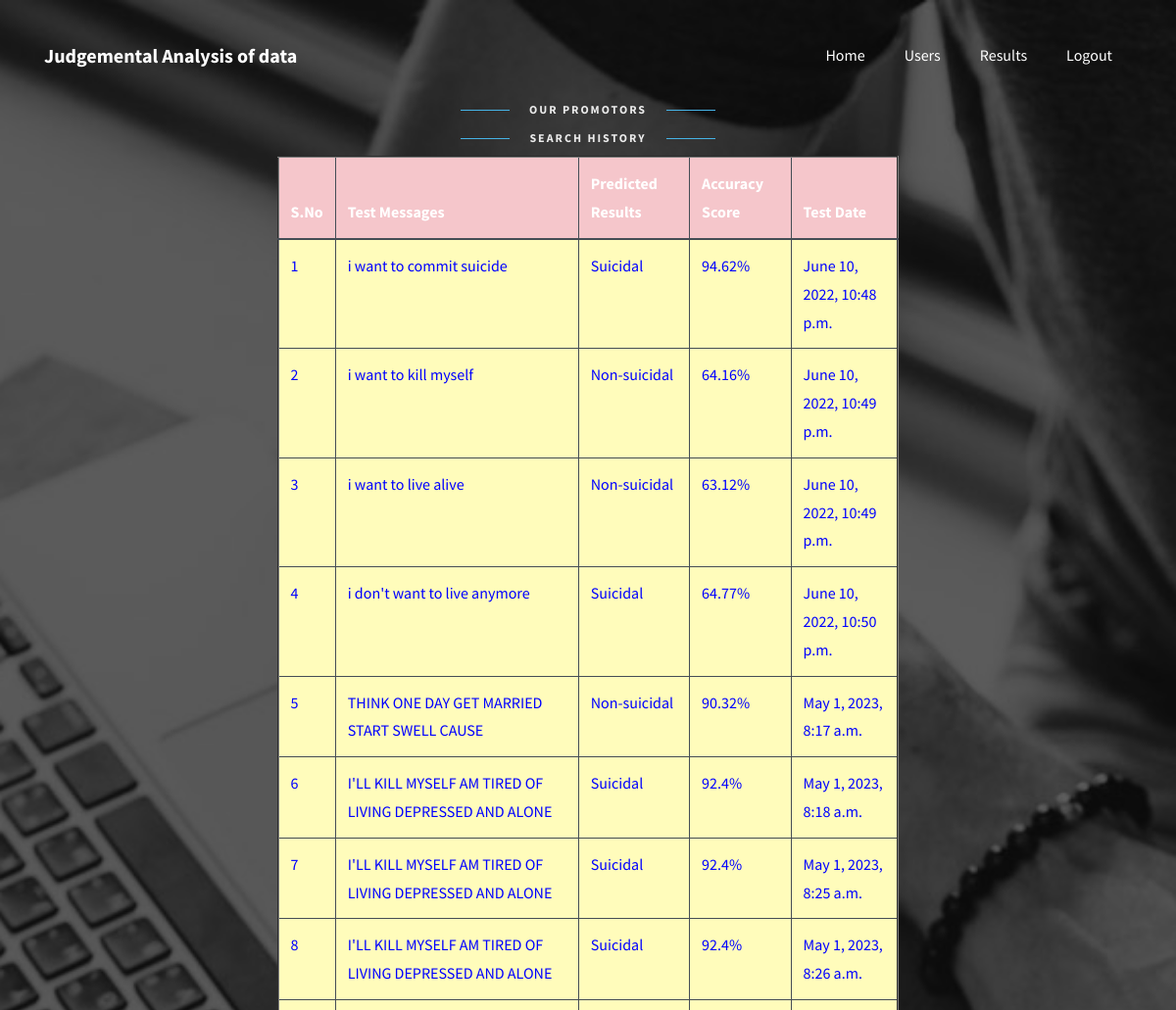
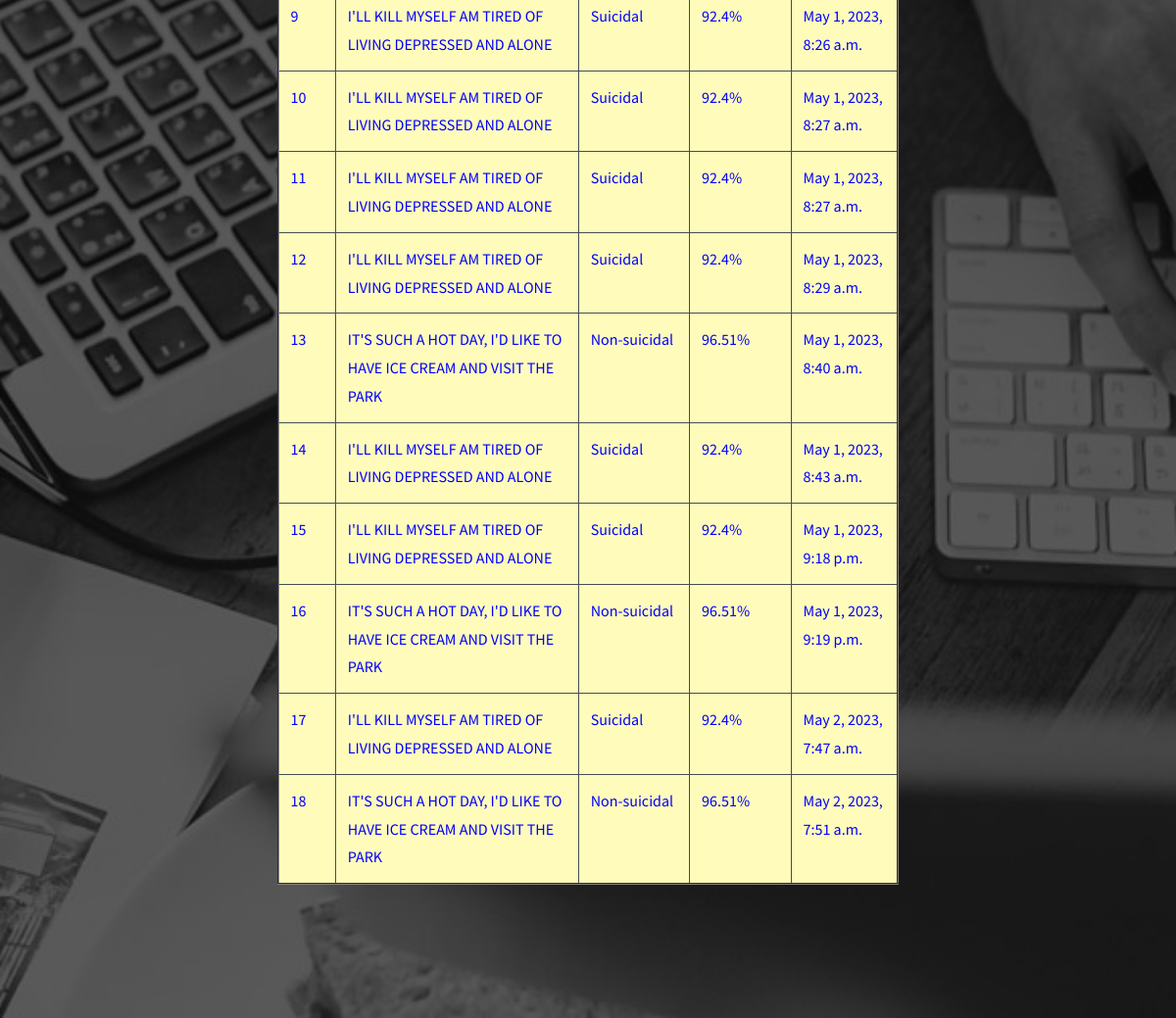
Screenshot of /AllUserResults/ with the database file from the repository (2 pictures, top to bottom).
### users/models.py (models this page shows, shortened)
class TweetResultModel(models.Model):
    usrname = models.CharField(max_length=100)
    email = models.CharField(max_length=100)
    tweetmsg = models.CharField(max_length=1000)
    prediction = models.CharField(max_length=100)
    accuracy = models.FloatField()
    cdate = models.DateTimeField(auto_now_add=True)
    class Meta:
        db_table = "TweetResultTable"

### admins/views.py (the view)
# urls.py: path("AllUserResults/", admins.AllUserResults, name="AllUserResults"),
def AllUserResults(request):
    data = TweetResultModel.objects.all()
    return render(request, "admins/AdminAllResults.html", {"data": data})

### assets/templates/admins/AdminAllResults.html (shortened to what this page needs)
{%extends 'admins/adminbase.html'%}
{%load static%}
{%block contents%}
<section class="ftco-section testimony-section img" style="background-image: url({%static 'images/bg_2.jpg'%});">
	<div class="container">
		<div class="row justify-content-center mb-4">
			<div class="col-md-7 text-center heading-section heading-section-white ftco-animate">
				<span class="subheading">Our Promotors</span>
				<div class="text w-100 text-center">
						<span class="subheading mb-2">Search History</span>
                        <center>
                        <table border="2px" class="table table-hover table-dark">
                    <thead>
                    <tr class="table-danger">
                        <th scope="col">S.No</th>
                        <th scope="col">Test Messages</th>
                        <th scope="col">Predicted Results</th>
                        <th scope="col">Accuracy Score</th>
                        <th scope="col">Test Date</th>
                    </tr>
                    </thead>
                    <tbody>
                    {% for i in data %}
                    <tr scope="row" style="color: BLUE; background-color:#FFFCBB">
                        <td>{{forloop.counter}}</td>
                        <td>{{i.tweetmsg}}</td>
                        <td>{{i.prediction}}</td>
                        <td>{{i.accuracy}}%</td>
                        <td>{{i.cdate}}</td>
                    </tr>
                    {% endfor %}
                    </tbody>
                </table>
                        </center>
					</div>
			</div>
		</div>
	</div>
</section>
{%endblock%}

### rows the page displays
TweetResultModel: tweetmsg "i want to commit suicide", prediction "Suicidal", accuracy "94.62", cdate "June 10, 2022, 10:48 p.m."
TweetResultModel: tweetmsg "i want to kill myself", prediction "Non-suicidal", accuracy "64.16", cdate "June 10, 2022, 10:49 p.m."
TweetResultModel: tweetmsg "i want to live alive", prediction "Non-suicidal", accuracy "63.12", cdate "June 10, 2022, 10:49 p.m."
TweetResultModel: tweetmsg "i don't want to live anymore", prediction "Suicidal", accuracy "64.77", cdate "June 10, 2022, 10:50 p.m."
TweetResultModel: tweetmsg "THINK ONE DAY GET MARRIED START SWELL CAUSE", prediction "Non-suicidal", accuracy "90.32", cdate "May 1, 2023, 8:17 a.m."
TweetResultModel: tweetmsg "I'LL KILL MYSELF AM TIRED OF LIVING DEPRESSED AND ALONE", prediction "Suicidal", accuracy "92.4", cdate "May 1, 2023, 8:18 a.m."
TweetResultModel: tweetmsg "I'LL KILL MYSELF AM TIRED OF LIVING DEPRESSED AND ALONE", prediction "Suicidal", accuracy "92.4", cdate "May 1, 2023, 8:25 a.m."
TweetResultModel: tweetmsg "I'LL KILL MYSELF AM TIRED OF LIVING DEPRESSED AND ALONE", prediction "Suicidal", accuracy "92.4", cdate "May 1, 2023, 8:26 a.m."
TweetResultModel: tweetmsg "I'LL KILL MYSELF AM TIRED OF LIVING DEPRESSED AND ALONE", prediction "Suicidal", accuracy "92.4", cdate "May 1, 2023, 8:26 a.m."
TweetResultModel: tweetmsg "I'LL KILL MYSELF AM TIRED OF LIVING DEPRESSED AND ALONE", prediction "Suicidal", accuracy "92.4", cdate "May 1, 2023, 8:27 a.m."
TweetResultModel: tweetmsg "I'LL KILL MYSELF AM TIRED OF LIVING DEPRESSED AND ALONE", prediction "Suicidal", accuracy "92.4", cdate "May 1, 2023, 8:27 a.m."
TweetResultModel: tweetmsg "I'LL KILL MYSELF AM TIRED OF LIVING DEPRESSED AND ALONE", prediction "Suicidal", accuracy "92.4", cdate "May 1, 2023, 8:29 a.m."
TweetResultModel: tweetmsg "IT'S SUCH A HOT DAY, I'D LIKE TO HAVE ICE CREAM AND VISIT THE PARK", prediction "Non-suicidal", accuracy "96.51", cdate "May 1, 2023, 8:40 a.m."
TweetResultModel: tweetmsg "I'LL KILL MYSELF AM TIRED OF LIVING DEPRESSED AND ALONE", prediction "Suicidal", accuracy "92.4", cdate "May 1, 2023, 8:43 a.m."
TweetResultModel: tweetmsg "I'LL KILL MYSELF AM TIRED OF LIVING DEPRESSED AND ALONE", prediction "Suicidal", accuracy "92.4", cdate "May 1, 2023, 9:18 p.m."
TweetResultModel: tweetmsg "IT'S SUCH A HOT DAY, I'D LIKE TO HAVE ICE CREAM AND VISIT THE PARK", prediction "Non-suicidal", accuracy "96.51", cdate "May 1, 2023, 9:19 p.m."
TweetResultModel: tweetmsg "I'LL KILL MYSELF AM TIRED OF LIVING DEPRESSED AND ALONE", prediction "Suicidal", accuracy "92.4", cdate "May 2, 2023, 7:47 a.m."
TweetResultModel: tweetmsg "IT'S SUCH A HOT DAY, I'D LIKE TO HAVE ICE CREAM AND VISIT THE PARK", prediction "Non-suicidal", accuracy "96.51", cdate "May 2, 2023, 7:51 a.m."
